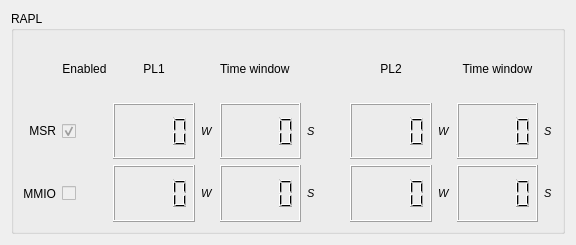
<?xml version="1.0" encoding="UTF-8"?>
<ui version="4.0">
 <class>RAPL</class>
 <widget class="QWidget" name="RAPL">
  <property name="geometry">
   <rect>
    <x>0</x>
    <y>0</y>
    <width>576</width>
    <height>245</height>
   </rect>
  </property>
  <property name="windowTitle">
   <string>Intel &quot;Running Average Power Limit&quot; (RAPL) technology</string>
  </property>
  <layout class="QVBoxLayout" name="verticalLayout_2">
   <item>
    <widget class="QGroupBox" name="groupBox">
     <property name="title">
      <string>RAPL</string>
     </property>
     <layout class="QVBoxLayout" name="verticalLayout">
      <item>
       <layout class="QGridLayout" name="gridLayout_2">
        <item row="0" column="4">
         <widget class="QLabel" name="label_12">
          <property name="sizePolicy">
           <sizepolicy hsizetype="Expanding" vsizetype="Preferred">
            <horstretch>0</horstretch>
            <verstretch>0</verstretch>
           </sizepolicy>
          </property>
          <property name="text">
           <string>Time window</string>
          </property>
         </widget>
        </item>
        <item row="2" column="3">
         <widget class="QLabel" name="label_13">
          <property name="sizePolicy">
           <sizepolicy hsizetype="Fixed" vsizetype="Minimum">
            <horstretch>0</horstretch>
            <verstretch>0</verstretch>
           </sizepolicy>
          </property>
          <property name="font">
           <font>
            <pointsize>8</pointsize>
            <italic>true</italic>
           </font>
          </property>
          <property name="autoFillBackground">
           <bool>false</bool>
          </property>
          <property name="text">
           <string>W</string>
          </property>
          <property name="scaledContents">
           <bool>false</bool>
          </property>
          <property name="wordWrap">
           <bool>false</bool>
          </property>
          <property name="margin">
           <number>0</number>
          </property>
         </widget>
        </item>
        <item row="3" column="8">
         <widget class="QLabel" name="label_23">
          <property name="sizePolicy">
           <sizepolicy hsizetype="Fixed" vsizetype="Minimum">
            <horstretch>0</horstretch>
            <verstretch>0</verstretch>
           </sizepolicy>
          </property>
          <property name="font">
           <font>
            <pointsize>8</pointsize>
            <italic>true</italic>
           </font>
          </property>
          <property name="autoFillBackground">
           <bool>false</bool>
          </property>
          <property name="text">
           <string>W</string>
          </property>
          <property name="scaledContents">
           <bool>false</bool>
          </property>
          <property name="wordWrap">
           <bool>false</bool>
          </property>
          <property name="margin">
           <number>0</number>
          </property>
         </widget>
        </item>
        <item row="3" column="2">
         <widget class="QLCDNumber" name="lcdNumber_mmio_pl1">
          <property name="smallDecimalPoint">
           <bool>true</bool>
          </property>
          <property name="digitCount">
           <number>4</number>
          </property>
          <property name="segmentStyle">
           <enum>QLCDNumber::Filled</enum>
          </property>
          <property name="intValue" stdset="0">
           <number>0</number>
          </property>
         </widget>
        </item>
        <item row="2" column="6">
         <spacer name="horizontalSpacer">
          <property name="orientation">
           <enum>Qt::Horizontal</enum>
          </property>
          <property name="sizeType">
           <enum>QSizePolicy::Fixed</enum>
          </property>
          <property name="sizeHint" stdset="0">
           <size>
            <width>28</width>
            <height>20</height>
           </size>
          </property>
         </spacer>
        </item>
        <item row="2" column="8">
         <widget class="QLabel" name="label_24">
          <property name="sizePolicy">
           <sizepolicy hsizetype="Fixed" vsizetype="Minimum">
            <horstretch>0</horstretch>
            <verstretch>0</verstretch>
           </sizepolicy>
          </property>
          <property name="font">
           <font>
            <pointsize>8</pointsize>
            <italic>true</italic>
           </font>
          </property>
          <property name="autoFillBackground">
           <bool>false</bool>
          </property>
          <property name="text">
           <string>W</string>
          </property>
          <property name="scaledContents">
           <bool>false</bool>
          </property>
          <property name="wordWrap">
           <bool>false</bool>
          </property>
          <property name="margin">
           <number>0</number>
          </property>
         </widget>
        </item>
        <item row="2" column="2">
         <widget class="QLCDNumber" name="lcdNumber_msr_pl1">
          <property name="smallDecimalPoint">
           <bool>true</bool>
          </property>
          <property name="digitCount">
           <number>4</number>
          </property>
          <property name="segmentStyle">
           <enum>QLCDNumber::Filled</enum>
          </property>
          <property name="intValue" stdset="0">
           <number>0</number>
          </property>
         </widget>
        </item>
        <item row="3" column="1">
         <widget class="QCheckBox" name="checkBox_mmio">
          <property name="enabled">
           <bool>false</bool>
          </property>
          <property name="sizePolicy">
           <sizepolicy hsizetype="Fixed" vsizetype="Preferred">
            <horstretch>0</horstretch>
            <verstretch>0</verstretch>
           </sizepolicy>
          </property>
          <property name="text">
           <string/>
          </property>
          <property name="checkable">
           <bool>true</bool>
          </property>
          <property name="checked">
           <bool>false</bool>
          </property>
          <property name="autoExclusive">
           <bool>false</bool>
          </property>
          <property name="tristate">
           <bool>false</bool>
          </property>
         </widget>
        </item>
        <item row="3" column="0">
         <widget class="QLabel" name="label_5">
          <property name="text">
           <string>MMIO</string>
          </property>
          <property name="alignment">
           <set>Qt::AlignRight|Qt::AlignTrailing|Qt::AlignVCenter</set>
          </property>
         </widget>
        </item>
        <item row="2" column="0">
         <widget class="QLabel" name="label_2">
          <property name="layoutDirection">
           <enum>Qt::LeftToRight</enum>
          </property>
          <property name="text">
           <string>MSR</string>
          </property>
          <property name="alignment">
           <set>Qt::AlignRight|Qt::AlignTrailing|Qt::AlignVCenter</set>
          </property>
         </widget>
        </item>
        <item row="0" column="2">
         <widget class="QLabel" name="label">
          <property name="sizePolicy">
           <sizepolicy hsizetype="Expanding" vsizetype="Preferred">
            <horstretch>0</horstretch>
            <verstretch>0</verstretch>
           </sizepolicy>
          </property>
          <property name="text">
           <string>PL1</string>
          </property>
          <property name="alignment">
           <set>Qt::AlignCenter</set>
          </property>
         </widget>
        </item>
        <item row="3" column="9">
         <widget class="QLCDNumber" name="lcdNumber_mmio_pl2tw">
          <property name="smallDecimalPoint">
           <bool>true</bool>
          </property>
          <property name="digitCount">
           <number>4</number>
          </property>
          <property name="segmentStyle">
           <enum>QLCDNumber::Filled</enum>
          </property>
          <property name="intValue" stdset="0">
           <number>0</number>
          </property>
         </widget>
        </item>
        <item row="2" column="5">
         <widget class="QLabel" name="label_25">
          <property name="sizePolicy">
           <sizepolicy hsizetype="Fixed" vsizetype="Minimum">
            <horstretch>0</horstretch>
            <verstretch>0</verstretch>
           </sizepolicy>
          </property>
          <property name="font">
           <font>
            <pointsize>8</pointsize>
            <italic>true</italic>
           </font>
          </property>
          <property name="autoFillBackground">
           <bool>false</bool>
          </property>
          <property name="text">
           <string>S</string>
          </property>
          <property name="scaledContents">
           <bool>false</bool>
          </property>
          <property name="wordWrap">
           <bool>false</bool>
          </property>
          <property name="margin">
           <number>0</number>
          </property>
         </widget>
        </item>
        <item row="3" column="7">
         <widget class="QLCDNumber" name="lcdNumber_mmio_pl2">
          <property name="smallDecimalPoint">
           <bool>true</bool>
          </property>
          <property name="digitCount">
           <number>4</number>
          </property>
          <property name="segmentStyle">
           <enum>QLCDNumber::Filled</enum>
          </property>
          <property name="intValue" stdset="0">
           <number>0</number>
          </property>
         </widget>
        </item>
        <item row="3" column="5">
         <widget class="QLabel" name="label_26">
          <property name="sizePolicy">
           <sizepolicy hsizetype="Fixed" vsizetype="Minimum">
            <horstretch>0</horstretch>
            <verstretch>0</verstretch>
           </sizepolicy>
          </property>
          <property name="font">
           <font>
            <pointsize>8</pointsize>
            <italic>true</italic>
           </font>
          </property>
          <property name="autoFillBackground">
           <bool>false</bool>
          </property>
          <property name="text">
           <string>S</string>
          </property>
          <property name="scaledContents">
           <bool>false</bool>
          </property>
          <property name="wordWrap">
           <bool>false</bool>
          </property>
          <property name="margin">
           <number>0</number>
          </property>
         </widget>
        </item>
        <item row="3" column="4">
         <widget class="QLCDNumber" name="lcdNumber_msr_pltw">
          <property name="smallDecimalPoint">
           <bool>true</bool>
          </property>
          <property name="digitCount">
           <number>4</number>
          </property>
          <property name="segmentStyle">
           <enum>QLCDNumber::Filled</enum>
          </property>
          <property name="intValue" stdset="0">
           <number>0</number>
          </property>
         </widget>
        </item>
        <item row="3" column="3">
         <widget class="QLabel" name="label_22">
          <property name="sizePolicy">
           <sizepolicy hsizetype="Fixed" vsizetype="Minimum">
            <horstretch>0</horstretch>
            <verstretch>0</verstretch>
           </sizepolicy>
          </property>
          <property name="font">
           <font>
            <pointsize>8</pointsize>
            <italic>true</italic>
           </font>
          </property>
          <property name="autoFillBackground">
           <bool>false</bool>
          </property>
          <property name="text">
           <string>W</string>
          </property>
          <property name="scaledContents">
           <bool>false</bool>
          </property>
          <property name="wordWrap">
           <bool>false</bool>
          </property>
          <property name="margin">
           <number>0</number>
          </property>
         </widget>
        </item>
        <item row="2" column="1">
         <widget class="QCheckBox" name="checkBox_msr">
          <property name="enabled">
           <bool>false</bool>
          </property>
          <property name="sizePolicy">
           <sizepolicy hsizetype="Fixed" vsizetype="Preferred">
            <horstretch>0</horstretch>
            <verstretch>0</verstretch>
           </sizepolicy>
          </property>
          <property name="text">
           <string/>
          </property>
          <property name="checked">
           <bool>true</bool>
          </property>
          <property name="autoRepeat">
           <bool>false</bool>
          </property>
          <property name="autoExclusive">
           <bool>false</bool>
          </property>
          <property name="tristate">
           <bool>false</bool>
          </property>
         </widget>
        </item>
        <item row="0" column="9">
         <widget class="QLabel" name="label_4">
          <property name="sizePolicy">
           <sizepolicy hsizetype="Expanding" vsizetype="Preferred">
            <horstretch>0</horstretch>
            <verstretch>0</verstretch>
           </sizepolicy>
          </property>
          <property name="text">
           <string>Time window</string>
          </property>
          <property name="alignment">
           <set>Qt::AlignCenter</set>
          </property>
         </widget>
        </item>
        <item row="0" column="7">
         <widget class="QLabel" name="label_3">
          <property name="sizePolicy">
           <sizepolicy hsizetype="Expanding" vsizetype="Preferred">
            <horstretch>0</horstretch>
            <verstretch>0</verstretch>
           </sizepolicy>
          </property>
          <property name="text">
           <string>PL2</string>
          </property>
          <property name="alignment">
           <set>Qt::AlignCenter</set>
          </property>
         </widget>
        </item>
        <item row="2" column="7">
         <widget class="QLCDNumber" name="lcdNumber_msr_pl2">
          <property name="smallDecimalPoint">
           <bool>true</bool>
          </property>
          <property name="digitCount">
           <number>4</number>
          </property>
          <property name="segmentStyle">
           <enum>QLCDNumber::Filled</enum>
          </property>
          <property name="intValue" stdset="0">
           <number>0</number>
          </property>
         </widget>
        </item>
        <item row="2" column="9">
         <widget class="QLCDNumber" name="lcdNumber_msr_pl2tw">
          <property name="smallDecimalPoint">
           <bool>true</bool>
          </property>
          <property name="digitCount">
           <number>4</number>
          </property>
          <property name="segmentStyle">
           <enum>QLCDNumber::Filled</enum>
          </property>
          <property name="intValue" stdset="0">
           <number>0</number>
          </property>
         </widget>
        </item>
        <item row="2" column="4">
         <widget class="QLCDNumber" name="lcdNumber_msr_pl1tw">
          <property name="smallDecimalPoint">
           <bool>true</bool>
          </property>
          <property name="digitCount">
           <number>4</number>
          </property>
          <property name="segmentStyle">
           <enum>QLCDNumber::Filled</enum>
          </property>
          <property name="intValue" stdset="0">
           <number>0</number>
          </property>
         </widget>
        </item>
        <item row="0" column="1">
         <widget class="QLabel" name="label_11">
          <property name="text">
           <string>Enabled</string>
          </property>
          <property name="alignment">
           <set>Qt::AlignCenter</set>
          </property>
         </widget>
        </item>
        <item row="3" column="10">
         <widget class="QLabel" name="label_27">
          <property name="sizePolicy">
           <sizepolicy hsizetype="Fixed" vsizetype="Minimum">
            <horstretch>0</horstretch>
            <verstretch>0</verstretch>
           </sizepolicy>
          </property>
          <property name="font">
           <font>
            <pointsize>8</pointsize>
            <italic>true</italic>
           </font>
          </property>
          <property name="autoFillBackground">
           <bool>false</bool>
          </property>
          <property name="text">
           <string>S</string>
          </property>
          <property name="scaledContents">
           <bool>false</bool>
          </property>
          <property name="wordWrap">
           <bool>false</bool>
          </property>
          <property name="margin">
           <number>0</number>
          </property>
         </widget>
        </item>
        <item row="2" column="10">
         <widget class="QLabel" name="label_28">
          <property name="sizePolicy">
           <sizepolicy hsizetype="Fixed" vsizetype="Minimum">
            <horstretch>0</horstretch>
            <verstretch>0</verstretch>
           </sizepolicy>
          </property>
          <property name="font">
           <font>
            <pointsize>8</pointsize>
            <italic>true</italic>
           </font>
          </property>
          <property name="autoFillBackground">
           <bool>false</bool>
          </property>
          <property name="text">
           <string>S</string>
          </property>
          <property name="scaledContents">
           <bool>false</bool>
          </property>
          <property name="wordWrap">
           <bool>false</bool>
          </property>
          <property name="margin">
           <number>0</number>
          </property>
         </widget>
        </item>
       </layout>
      </item>
     </layout>
    </widget>
   </item>
  </layout>
 </widget>
 <resources/>
 <connections/>
</ui>
